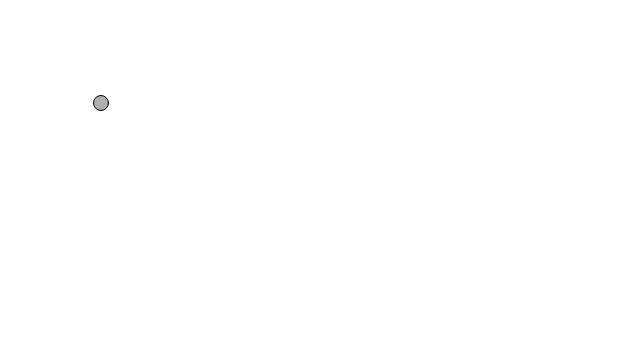
Frame 1 (no input)
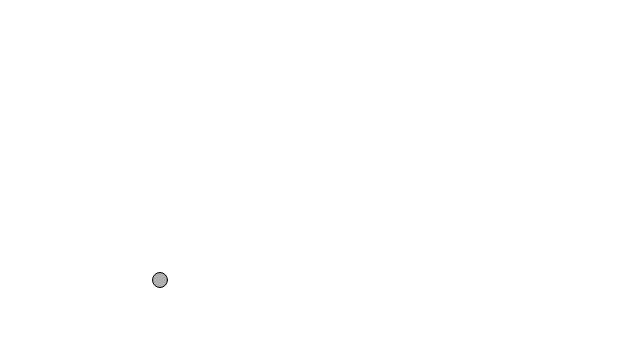
Frame 60 (no input)
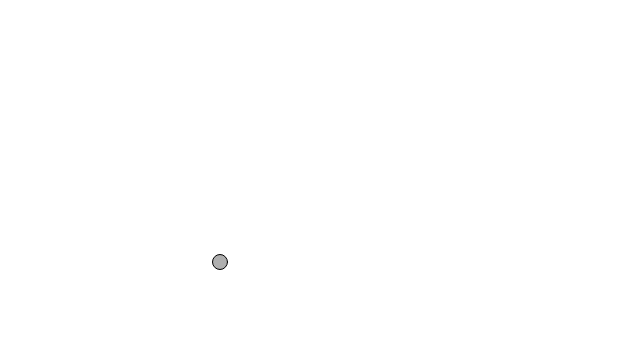
Frame 120 (the mouse pressed at the canvas centre since frame 60)

The p5.js sketch that drew these frames (run headless with seeded random() and noise() and a simulated clock; from frame 60 on, the mouse is pressed at the canvas centre):

// p5.js sketch
// ── sketch.js
var x = 100;
var y = 100;
var xspeed = 1;
var yspeed = 3;

function setup() {
    createCanvas(640, 360);
    background(255);
}

function draw() {
  background(255);

  x = x + xspeed;
  y = y + yspeed;

  if (x > width || x < 0) {
      xspeed = -xspeed;
  }
  if (y > height || y < 0){
      yspeed = -yspeed;
  }

  stroke(0);
  fill(175);
  ellipse(x, y, 15, 15);
}
